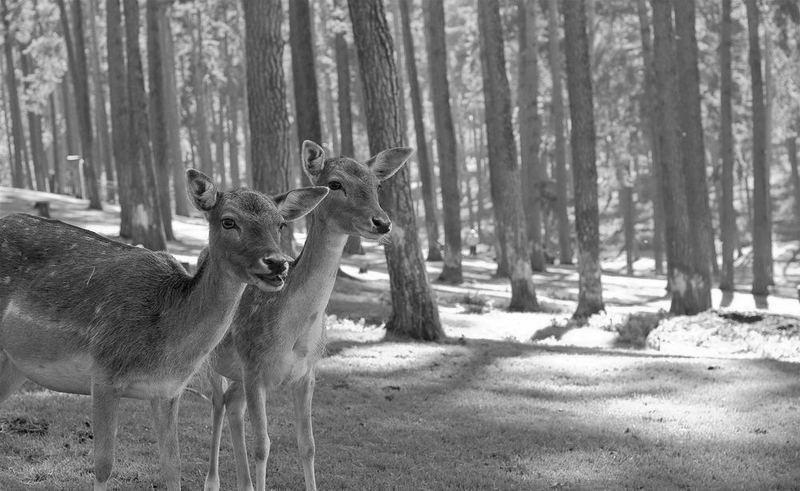
#> input picture shape3.png, 800 x 491 px
$ python imageShit.py
#> lines starting #> are read from the running program, lines starting #| are printed output that depends on the picture; after the words box and inside, x2 and y2 are one past the last pixel; in counts of white or black regions, pixels touching at a corner belong together
import cv2
import numpy as np
from matplotlib import pyplot as plt

# reading image
img = cv2.imread('shape3.png')
#> img is the input picture: shape (491, 800, 3); min 0, max 255, mean 125.7

# converting image into grayscale image
gray = cv2.cvtColor(img, cv2.COLOR_BGR2GRAY)

# setting threshold of gray image
_, threshold = cv2.threshold(gray, 127, 255, cv2.THRESH_BINARY)
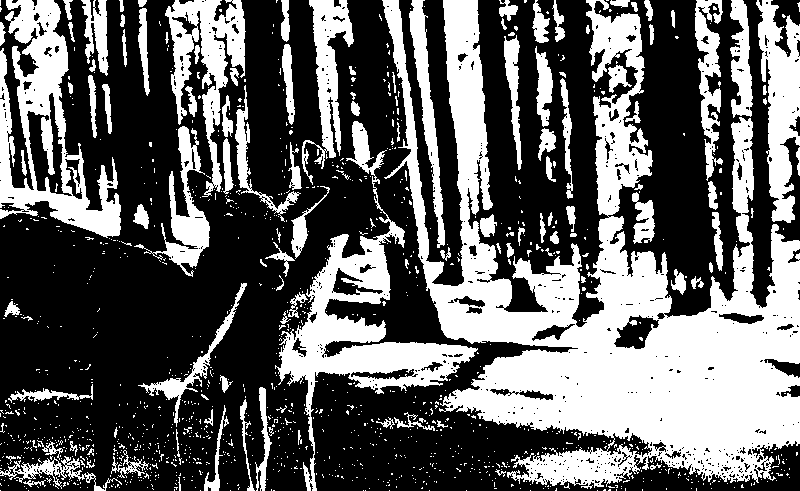
#> threshold: shape (491, 800); 38.5% white; 1241 white regions (1120 under 20 px)

# using a findContours() function
contours, _ = cv2.findContours(
    threshold, cv2.RETR_TREE, cv2.CHAIN_APPROX_SIMPLE)
#> contours = 2092 contours, 1931 with area under 20; largest, box (x1, y1, x2, y2) and area: (382, 0, 800, 489) 78776, (275, 121, 478, 491) 13754, (0, 0, 121, 238) 12699, (165, 0, 246, 197) 5566, (756, 0, 800, 223) 5340

i = 0

# list for storing names of shapes
for contour in contours:

    # here we are ignoring first counter because
    # findcontour function detects whole image as shape
    if i == 0:
        i = 1
        continue

    # cv2.approxPloyDP() function to approximate the shape
    approx = cv2.approxPolyDP(
        contour, 0.01 * cv2.arcLength(contour, True), True)

    # using drawContours() function
    cv2.drawContours(img, [contour], 0, (0, 0, 255), 5)

    # finding center point of shape
    M = cv2.moments(contour)
    if M['m00'] != 0.0:
        x = int(M['m10']/M['m00'])
        y = int(M['m01']/M['m00'])
#> this loop made 2092 passes
#> (contour, approx, x, y) on passes 15 to 16: ([[609, 489], [608, 490], [610, 490], [610, 489]], [[610, 489], [609, 489], [608, 490], [610, 490]], 609, 489), ([[604, 489], [603, 490], [605, 490], [605, 489]], [[605, 489], [604, 489], [603, 490], [605, 490]], 604, 489)
#> (approx, x, y) on passes 25, 34, 52, 54, 59, 60: ([[556, 488], [556, 489], [555, 490], [556, 490]], 555, 489), ([[422, 487], [421, 488], [422, 488]], 421, 487), ([[548, 485], [547, 486], [548, 486]], 547, 485), ([[111, 485], [111, 486], [112, 486]], 111, 485), ([[389, 484], [388, 485], [389, 485]], 388, 484), ([[238, 484], [237, 485], [238, 485]], 237, 484)
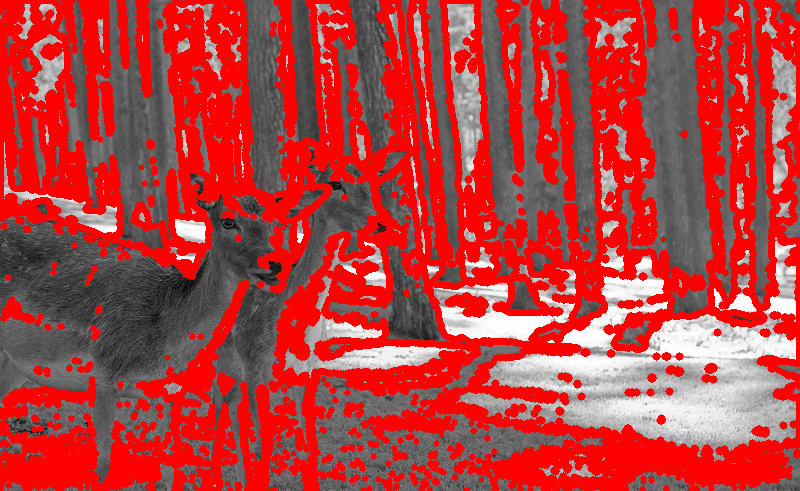
#> img: shape (491, 800, 3); mean B, G, R 62.9, 62.9, 184.4
#> after the loop, i = 1


# displaying the image after drawing contours
cv2.imshow('shapes', img)

cv2.waitKey(0)
cv2.destroyAllWindows()

$ run again, with shape2.png copied over shape3.png
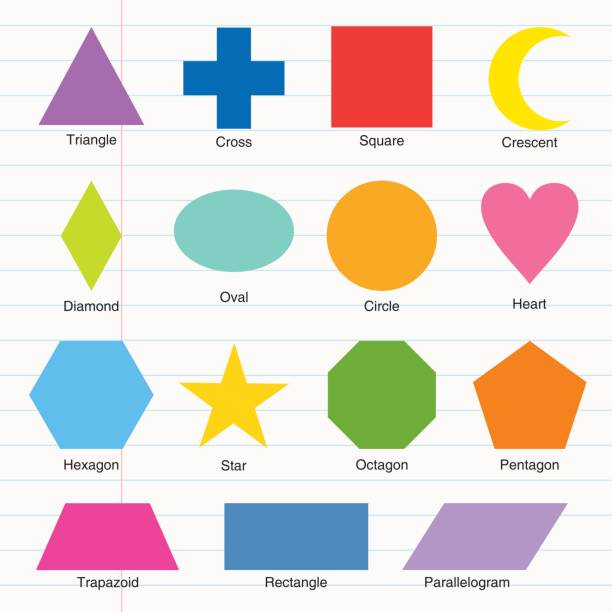
#> input picture shape2.png, 612 x 612 px
#> img is the input picture: shape (612, 612, 3); mean B, G, R 210.5, 217.7, 226.3
#> `_, threshold = cv2.threshold(gray, 127, 255, cv2.THRESH_BINARY)`:
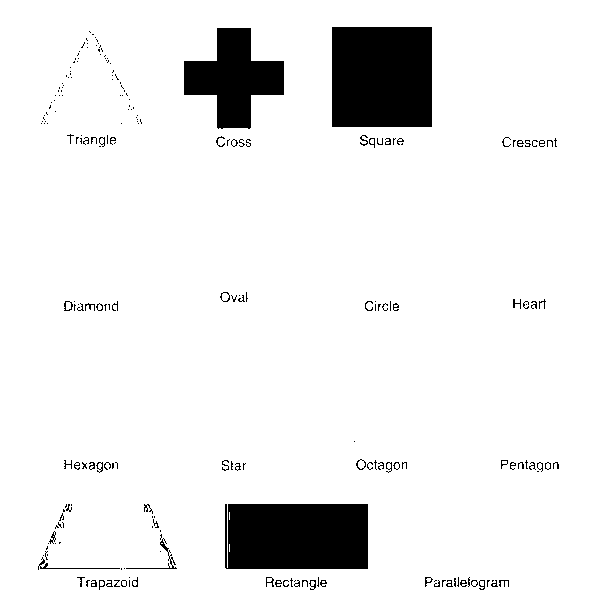
#> threshold: shape (612, 612); 92.6% white; 228 black regions (159 under 20 px)
#> contours = 447 contours, 359 with area under 20; largest, box (x1, y1, x2, y2) and area: (0, 0, 612, 612) 373321, (331, 26, 433, 128) 10199, (224, 503, 369, 570) 9500, (183, 27, 285, 130) 5846, (39, 562, 121, 570) 182
#> the loop `for contour in contours:` made 447 passes
#> (approx, x, y) on passes 4, 6, 13, 15, 17, 18, 21: ([[467, 586], [468, 585], [469, 586], [468, 587]], 468, 586), ([[471, 585], [472, 584], [473, 585], [472, 586]], 472, 585), ([[116, 582], [117, 581], [118, 582], [117, 583]], 117, 582), ([[433, 581], [434, 580], [435, 581], [434, 582]], 434, 581), ([[293, 581], [294, 580], [295, 581], [294, 582]], 294, 581), ([[287, 581], [288, 580], [289, 581], [288, 582]], 288, 581), ([[90, 581], [91, 580], [92, 581], [91, 582]], 91, 581)
#> after the loop `for contour in contours:`:
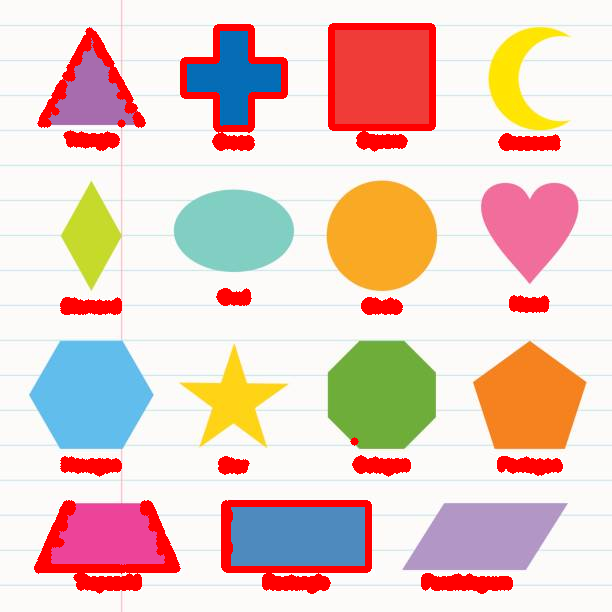
#> img: shape (612, 612, 3); 7% of pixels changed, all inside (x1, y1, x2, y2) = (34, 23, 563, 594)
#> after the loop `for contour in contours:`: i = 1
